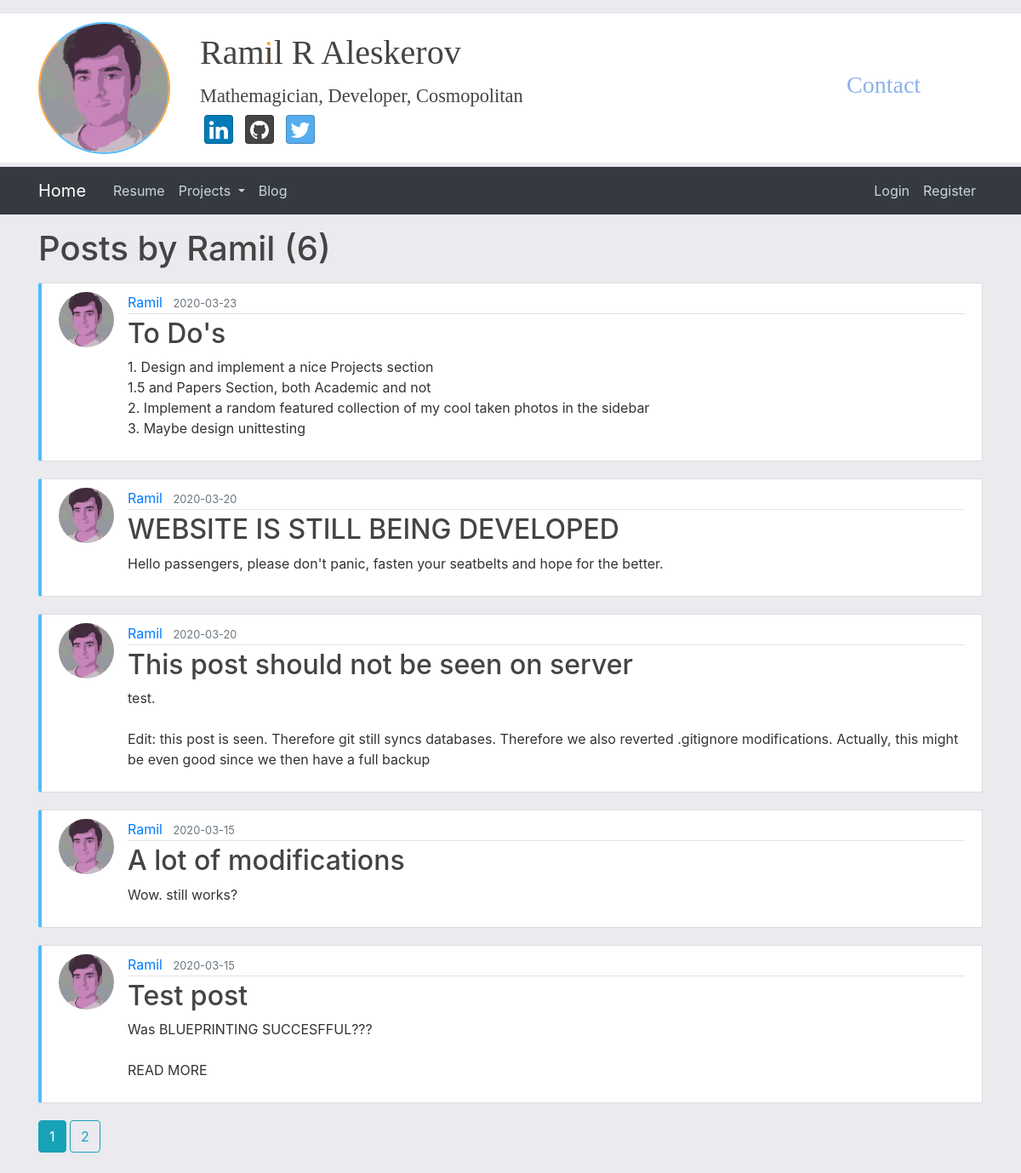
The page /user/Ramil on the database its author committed.
### flaskblog/models.py (models this page shows, shortened)
class User(db.Model, UserMixin):
    id = db.Column(db.Integer, primary_key=True)
    username = db.Column(db.String(20), unique=True, nullable=False)
    email = db.Column(db.String(120), unique=True, nullable=False)
    image_file = db.Column(db.String(20), nullable=False, default='default.jpg')
    password = db.Column(db.String(60), nullable=False)
    posts = db.relationship('Post', backref='author', lazy=True)

class Post(db.Model):
    id = db.Column(db.Integer, primary_key=True)
    title = db.Column(db.String(100), nullable=False)
    date_posted = db.Column(db.DateTime, nullable=False, default=datetime.utcnow)
    content = db.Column(db.Text, nullable=False)
    user_id = db.Column(db.Integer, db.ForeignKey('user.id'), nullable=False)

### flaskblog/users/routes.py (the view)
@users.route("/user/<string:username>")
def user_posts(username):
    page = request.args.get('page', 1, type=int)
    user = User.query.filter_by(username=username).first_or_404()
    posts = Post.query.filter_by(author=user)\
        .order_by(Post.date_posted.desc())\
        .paginate(page=page, per_page=5)
    return render_template('user_posts.html', posts=posts, user=user)

### flaskblog/templates/user_posts.html
{% extends "layout.html" %}
{% block content %}
    <h1 class="mb-3"> Posts by {{ user.username }} ({{ posts.total }})</h1>
    {% for post in posts.items %}
        <article class="media content-section">
          <img class="rounded-circle article-img" src="{{ url_for('static', filename='profile_pics/' + post.author.image_file) }}">
          <div class="media-body">
            <div class="article-metadata">
              <a class="mr-2" href="{{ url_for('users.user_posts', username=post.author.username) }}">{{ post.author.username }}</a>
              <small class="text-muted">{{ post.date_posted.strftime('%Y-%m-%d') }}</small>
            </div>
            <h2><a class="article-title" href="{{ url_for('posts.post', post_id=post.id) }}">{{ post.title }}</a></h2>
            <p class="article-content">{{ post.content }}</p>
          </div>
        </article>
    {% endfor %}
    {% for page_num in posts.iter_pages(left_edge=1, right_edge=1, left_current=1, right_current=2) %}
      {% if page_num %}
        {% if posts.page == page_num %}
          <a class="btn btn-info mb-4" href="{{ url_for('users.user_posts', username=user.username, page=page_num) }}"> {{ page_num }} </a>
        {% else %}
          <a class="btn btn-outline-info mb-4" href="{{ url_for('users.user_posts', username=user.username, page=page_num) }}"> {{ page_num }} </a>
        {% endif %}
      {% else %}
        ...
      {% endif %}
    {% endfor %}
{% endblock content %}

### flaskblog/static/main.css (style rules this page uses)
body { background: #eaeaef; color: #333333; margin-top: 1rem; }
h1, h2, h3, h4, h5, h6 { color: #444444; }
p { overflow-wrap:break-word; }
.content-section { background: #ffffff; padding: 10px 20px; border: 1px solid #dddddd; border-radius: 3px; margin-bottom: 20px; }
.site-main .content-section { border-left-color: #50bcfa; border-left-width: 4px; }
.article-title { color: #444444; }
.article-content { white-space: pre-line; word-wrap: break-word; }
.article-img { height: 65px; width: 65px; margin-right: 16px; }
.article-metadata { padding-bottom: 1px; margin-bottom: 4px; border-bottom: 1px solid #e3e3e3 }
:root { --jumbotron-padding-y: 3rem; }

### rows shown on the page
User: username "Ramil"
Post: image_file (picture), author.username "Ramil", date_posted "2020-03-23", title "To Do's", content "1. Design and implement a nice Projects section 1.5 and Papers Section, both Academic and not 2. Implement a random featured collection of my cool taken photos in the sidebar 3. Maybe design unittesting"
Post: image_file (picture), author.username "Ramil", date_posted "2020-03-20", title "WEBSITE IS STILL BEING DEVELOPED", content "Hello passengers, please don't panic, fasten your seatbelts and hope for the better."
Post: image_file (picture), author.username "Ramil", date_posted "2020-03-20", title "This post should not be seen on server", content "test. Edit: this post is seen. Therefore git still syncs databases. Therefore we also reverted .gitignore modifications. Actually, this might be even good since we then have a full backup"
Post: image_file (picture), author.username "Ramil", date_posted "2020-03-15", title "A lot of modifications", content "Wow. still works?"
Post: image_file (picture), author.username "Ramil", date_posted "2020-03-15", title "Test post", content "Was BLUEPRINTING SUCCESFFUL??? READ MORE"

### other values the page prints
{{ posts.total }} "6"
{{ page_num }} "1"
{{ page_num }} "2"
